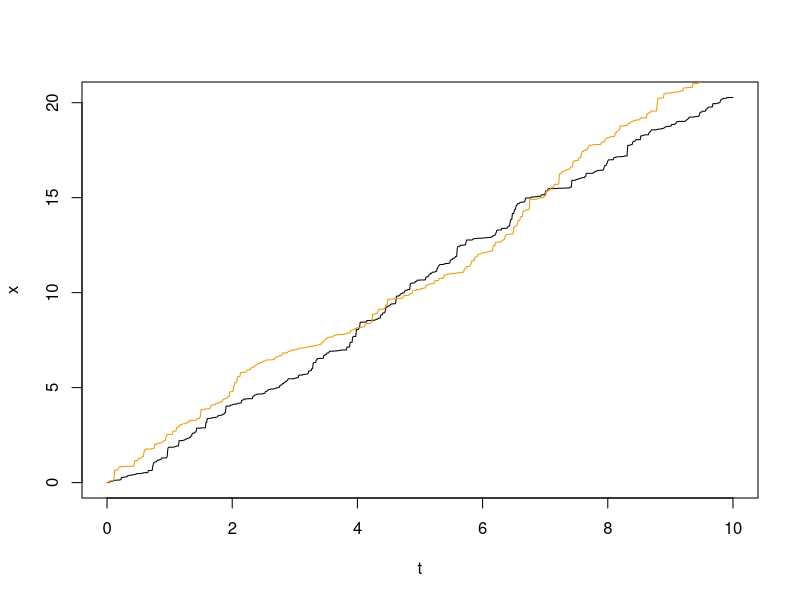
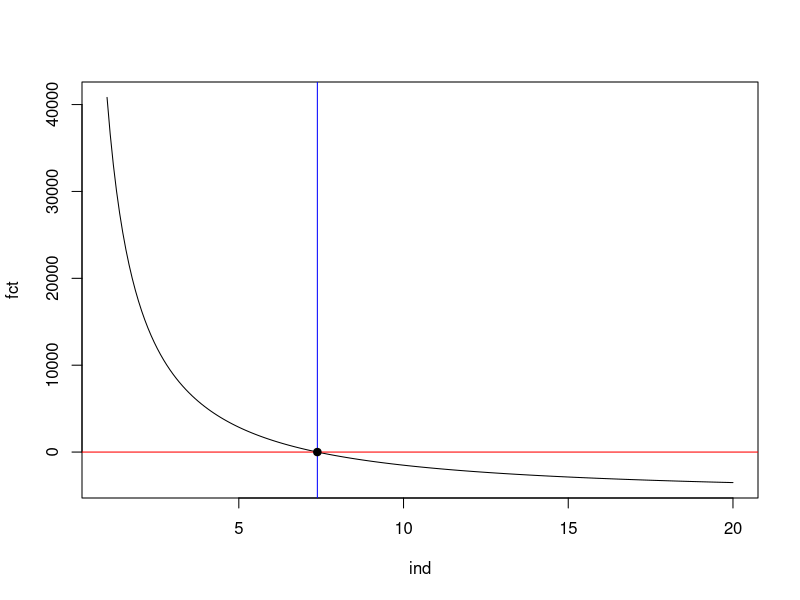

The R source for these figures, in order:

nbr_pts = 1000
L = nbr_pts
forme = 16
n = 1000
taux = 8
T = 10
N=1000
t = seq(0,T,length.out = nbr_pts)
U <- runif(L)
simulate = function() {
  U <- runif(L)
  x = numeric(nbr_pts)
  x[1] = 0
  delta_x <- qgamma(U, shape=forme*T/nbr_pts, rate=taux)
  for (i in 2:nbr_pts){
    x[i] = delta_x[i] + x[i - 1]
  }
  res = matrix(0,nrow = 2, ncol = nbr_pts)
  res[1,] = x
  res[2,] = delta_x
  return(res)
}
mat_res = simulate()
x = mat_res[1,]
delta_x = mat_res[2,]
plot(t,x,type='l')
forme_est = x[L]^2/(0.01*(L*sum(delta_x^2)-x[L]^2))
taux_est = (x[L]*L)/(L*sum(delta_x^2)-x[L]^2)
delta_nouveau = qgamma(U,shape = forme_est*T/nbr_pts, rate = taux_est)
y = numeric(nbr_pts)
y[1] = 0
for (j in 2:nbr_pts){
  y[j]= delta_nouveau[j]+y[j-1]
}
lines(t,y,type='l',col = "orange2")

#Calcul de biais 
simulation = replicate(n,simulate())
forme_ech = numeric(n)
taux_ech = numeric(n)
for(k in 1:n){
  taux_ech[k] = (simulation[1,L,k]*L)/(L*sum(simulation[2,,k]^2)-simulation[1,L,k]^2)
  forme_ech[k] = taux_ech[k]*simulation[1,L,k]/T
}
biais_forme = mean(forme_ech)-forme
biais_taux = mean(taux_ech)-taux
LOG <- log(delta_x)

a <- function(b){
  s <- 0
  
  for(i in 1:L){   # ✅ correct loop
    if (!is.na(LOG[i]) && is.finite(LOG[i])) {   # ✅ correct test
      s <- s + LOG[i]
    }
  }
  
  return(nbr_pts * log(b) + s - nbr_pts * digamma(b * x[L] / L))
}

ind = seq(1,20,length.out = 200)
fct = sapply(ind,a)
res <- uniroot(a, interval = c(0.001, 10))
r = res$root
plot(ind,fct,type = 'l')
abline(h = 0, col = "red")          # ligne y = 0
abline(v = res$root, col = "blue") # position du zéro
points(res$root, 0, pch = 19)
idx <- which(fct[-1] * fct[-length(fct)] < 0)
cat("biais de la forme a :",biais_forme,"\n")
cat("biais du taux b :",biais_taux)
